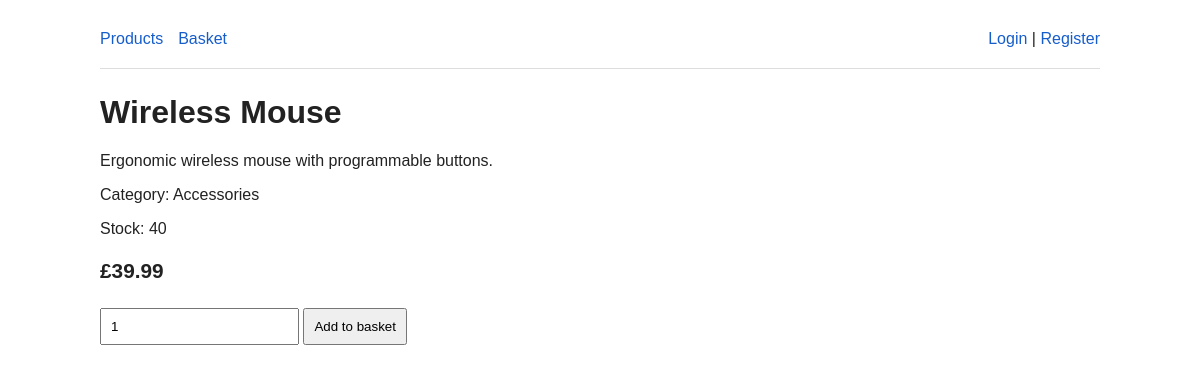
The app's page /product/2, older data.
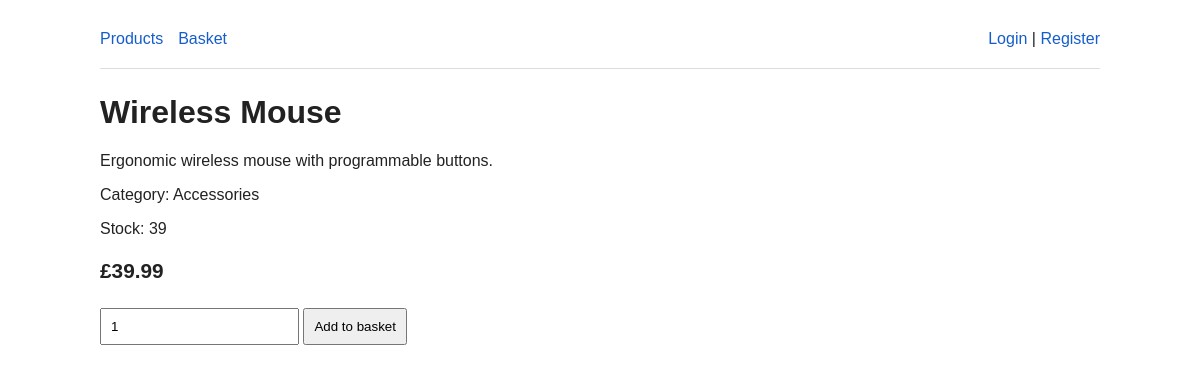
The same page, newer data.
### app/models.py (models this page shows)
class Product(db.Model):
    id = db.Column(db.Integer, primary_key=True)
    name = db.Column(db.String(150), nullable=False)
    description = db.Column(db.Text, nullable=False)
    price = db.Column(db.Float, nullable=False)
    stock = db.Column(db.Integer, nullable=False, default=0)
    category = db.Column(db.String(80), nullable=False)

### app/routes.py (the view)
@web.route("/product/<int:product_id>")
def product(product_id):
    product = db.session.get(Product, product_id)
    if not product:
        return "Product not found", 404
    return render_template("product.html", product=product, user=current_user())

### app/routes.py (called while the page is built)
def current_user():
    uid = session.get("user_id")
    return db.session.get(User, uid) if uid else None

### app/templates/product.html
{% extends "base.html" %}
{% block content %}
<h1>{{ product.name }}</h1>
<p>{{ product.description }}</p>
<p>Category: {{ product.category }}</p>
<p>Stock: {{ product.stock }}</p>
<p class="price">£{{ "%.2f"|format(product.price) }}</p>
<form method="post" action="{{ url_for('web.add_to_cart', product_id=product.id) }}">
  <input type="number" name="quantity" value="1" min="1">
  <button>Add to basket</button>
</form>
{% endblock %}

Row changes from the older to the newer data that the page shows:
changed Product "Wireless Mouse": stock "40" → "39"
